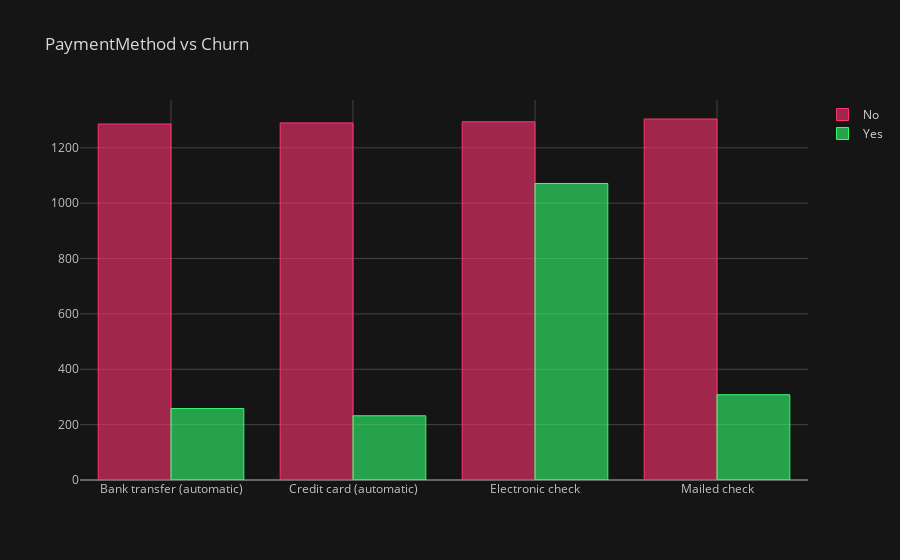

Source (notebook cell):
### Markdown cell above
#### Observation
1. There seem to be a correlation between Paperless billing and churn.
2. Customer with Paperless billing tend to churn more that customer with non paperless billing

### Code cell
df = pd.crosstab(churn['PaymentMethod'], churn['Churn'])
iplot(df.iplot(asFigure=True, kind='bar',title='PaymentMethod vs Churn', theme='solar',colors={'Yes':'#33FF70', 'No':'#FF3371'}))

### Figure 1 — Plotly figure (JSON) as saved in the notebook; plotly's stock layout.template omitted (floating-point values rounded to 4 significant figures)
{"data": [{"marker": {"color": "rgba(255, 51, 113, 0.6)", "line": {"color": "#FF3371", "width": 1}}, "name": "No", "orientation": "v", "text": "", "type": "bar", "x": ["Bank transfer (automatic)", "Credit card (automatic)", "Electronic check", "Mailed check"], "y": [1286, 1290, 1294, 1304]}, {"marker": {"color": "rgba(51, 255, 112, 0.6)", "line": {"color": "#33FF70", "width": 1}}, "name": "Yes", "orientation": "v", "text": "", "type": "bar", "x": ["Bank transfer (automatic)", "Credit card (automatic)", "Electronic check", "Mailed check"], "y": [258, 232, 1071, 308]}], "layout": {"legend": {"bgcolor": "#151516", "font": {"color": "#D9D9D9"}}, "paper_bgcolor": "#151516", "plot_bgcolor": "#151516", "title": {"font": {"color": "#D9D9D9"}, "text": "PaymentMethod vs Churn"}, "xaxis": {"gridcolor": "#434343", "showgrid": true, "tickfont": {"color": "#C2C2C2"}, "title": {"font": {"color": "#D9D9D9"}, "text": ""}, "zerolinecolor": "#666570"}, "yaxis": {"gridcolor": "#434343", "showgrid": true, "tickfont": {"color": "#C2C2C2"}, "title": {"font": {"color": "#D9D9D9"}, "text": ""}, "zerolinecolor": "#666570"}}}
